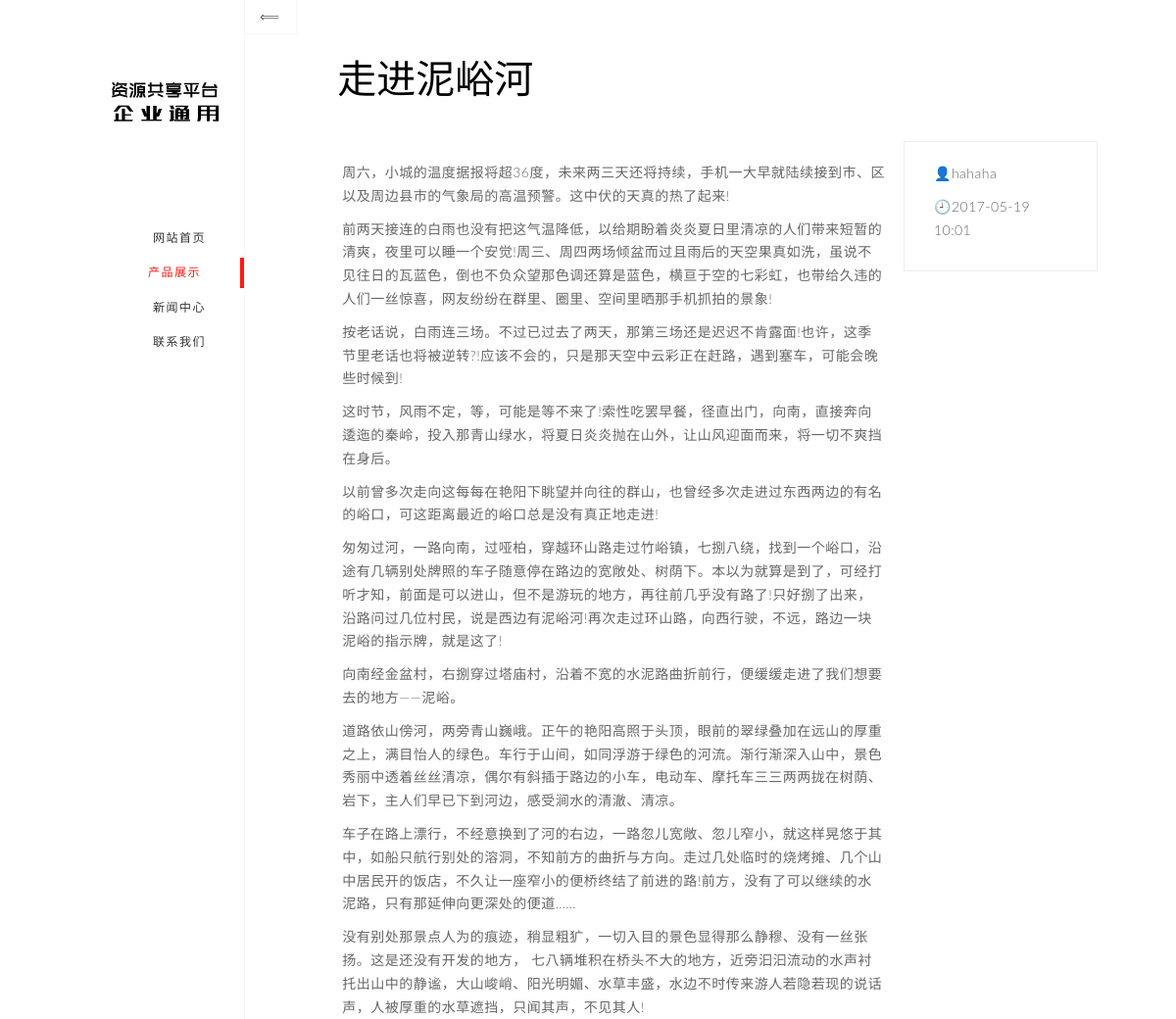
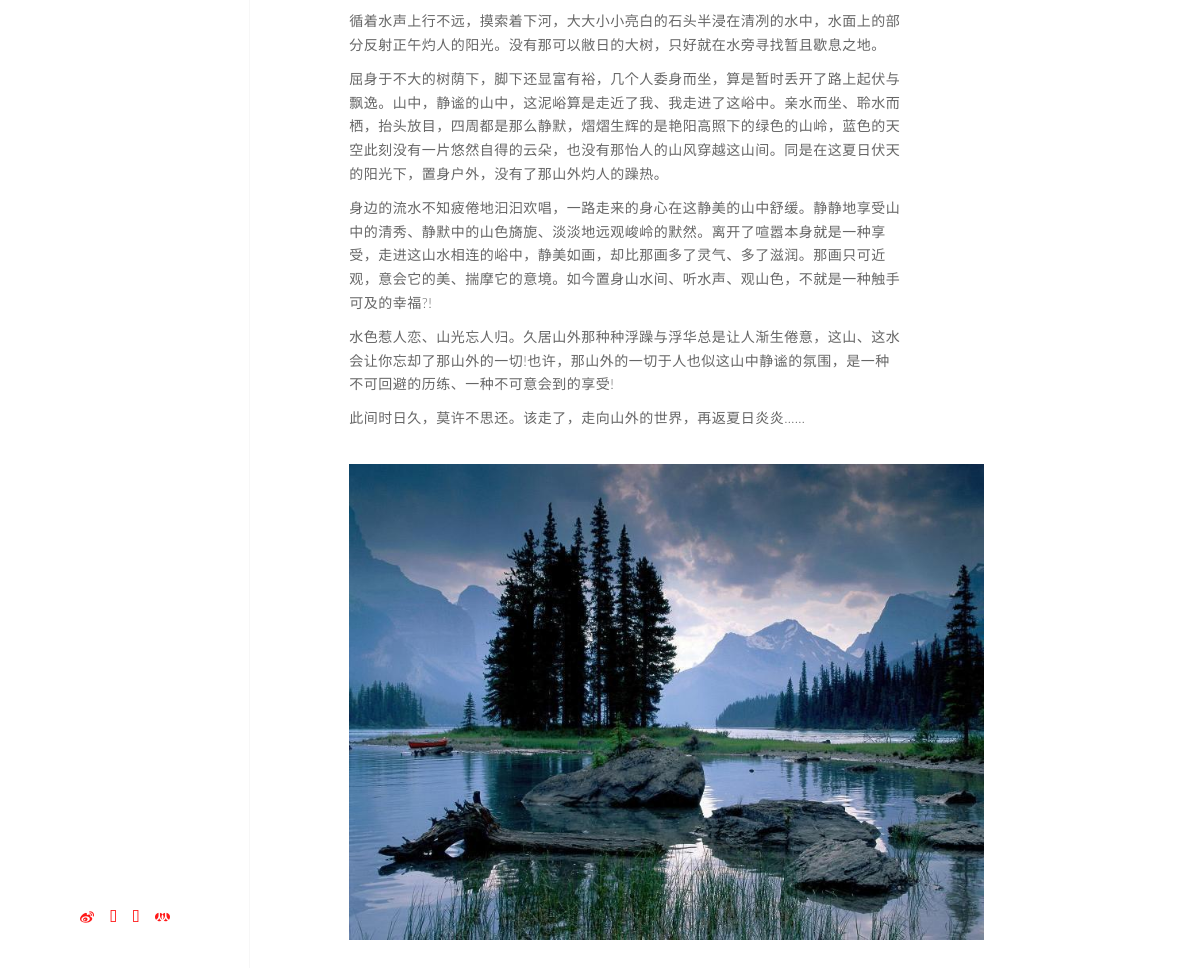
The page /index.php/products/info?id=54 on the database its author committed (2 pictures, top to bottom).
### tables this page shows
CREATE TABLE `p_products` (
  `id` int(11) NOT NULL,
  `title` varchar(200) NOT NULL COMMENT '标题',
  `createtime` int(11) NOT NULL DEFAULT '0' COMMENT '创建时间',
  `updatetime` int(11) NOT NULL DEFAULT '0' COMMENT '更新时间',
  `content` text NOT NULL COMMENT '内容',
  `author` varchar(50) NOT NULL COMMENT '作者'
);

CREATE TABLE `p_products_imgs` (
  `id` int(11) NOT NULL,
  `pid` int(11) NOT NULL DEFAULT '0' COMMENT '父id',
  `imgname` varchar(100) NOT NULL COMMENT '图片名称'
);

### xiweb/home/controllers/Products.php (called while the page is built, shortened)
<?php
class Products extends MY_Controller {
    public function __construct() {
        $this->load->model('Products_model', '', true);
    }
    public function info()
    {
        $aGet=$this->input->get();
        $aData=array();
        $aImgs=array();
        $this->Products_model->getData($aGet, $aData, $aImgs);
        $data['aData']=$aData;
        $data['aImgs']=$aImgs;
        $this->load->view('products/products_info', $data);
    }
}

### index.php (called while the page is built, shortened)
<?php
require_once BASEPATH.'core/CodeIgniter.php';

### xisys/core/Controller.php (called while the page is built, shortened)
<?php
class CI_Controller {
	private static $instance;
	public function __construct()
	{
		self::$instance =& $this;
	}
	public static function &get_instance()
	{
		return self::$instance;
	}
}

### xisys/core/Model.php (called while the page is built, shortened)
<?php
class CI_Model {
	public function __get($key)
	{
		return get_instance()->$key;
	}
}

### xiweb/home/models/Products_model.php (called while the page is built, shortened)
<?php
class Products_model extends CI_Model {
    public function getData($aGet, &$aData, &$aImgs){
        $sDataSql = "SELECT id,title,createtime,content,author "
                . "FROM `p_products` WHERE id=".$aGet['id'];
        $sDataQuery = $this->db->query($sDataSql);
        $aData = $sDataQuery->row_array();
        $aData['ymd'] = date('Ymd', $aData['createtime']);
        $aData['datetime'] = date('Y-m-d H:i', $aData['createtime']);
        $sImgsSql = "SELECT imgname FROM `p_products_imgs` WHERE pid=".$aGet['id'];
        $sImgsQuery = $this->db->query($sImgsSql);
        $aImgs = $sImgsQuery->result_array();
    }
}

### xisys/database/DB_driver.php (called while the page is built, shortened)
<?php
abstract class CI_DB_driver {
	public $dbdriver		= 'mysqli';
	public $char_set		= 'utf8';
	public $pconnect		= FALSE;
	public $db_debug		= FALSE;
	public $save_queries		= TRUE;
	protected $_trans_depth		= 0;
	public function initialize()
	{
		$this->conn_id = $this->db_connect($this->pconnect);
		return $this->db_set_charset($this->char_set);
	}
	public function db_set_charset($charset)
	{
		return TRUE;
	}
	public function query($sql, $binds = FALSE, $return_object = NULL)
	{
		if ($sql === '')
		{
			log_message('error', 'Invalid query: '.$sql);
			return ($this->db_debug) ? $this->display_error('db_invalid_query') : FALSE;
		}
		elseif ( ! is_bool($return_object))
		{
			$return_object = ! $this->is_write_type($sql);
		}
		$time_start = microtime(TRUE);
		if (FALSE === ($this->result_id = $this->simple_query($sql)))
		{
			if ($this->save_queries === TRUE)
			{
				$this->query_times[] = 0;
			}
			if ($this->_trans_depth !== 0)
			{
				$this->_trans_status = FALSE;
			}
			$error = $this->error();
			log_message('error', 'Query error: '.$error['message'].' - Invalid query: '.$sql);
			if ($this->db_debug)
			{
				while ($this->_trans_depth !== 0)
				{
					$trans_depth = $this->_trans_depth;
					$this->trans_complete();
					if ($trans_depth === $this->_trans_depth)
					{
						log_message('error', 'Database: Failure during an automated transaction commit/rollback!');
						break;
					}
				}
				return $this->display_error(array('Error Number: '.$error['code'], $error['message'], $sql));
			}
			return FALSE;
		}
		$time_end = microtime(TRUE);
		$RES		= new $driver($this);
		return $RES;
	}
	public function load_rdriver()
	{
		$driver = 'CI_DB_'.$this->dbdriver.'_result';
		if ( ! class_exists($driver, FALSE))
		{
			require_once(BASEPATH.'database/DB_result.php');
		}
		return $driver;
	}
	public function simple_query($sql)
	{
		return $this->_execute($sql);
	}
	public function is_write_type($sql)
	{
		return (bool) preg_match('/^\s*"?(SET|INSERT|UPDATE|DELETE|REPLACE|CREATE|DROP|TRUNCATE|LOAD|COPY|ALTER|RENAME|GRANT|REVOKE|LOCK|UNLOCK|REINDEX)\s/i', $sql);
	}
}

### xisys/database/drivers/mysqli/mysqli_driver.php (called while the page is built, shortened)
<?php
class CI_DB_mysqli_driver extends CI_DB {
	public $compress = FALSE;
	public $stricton;
	public function db_connect($persistent = FALSE)
	{
		if ($this->hostname[0] === '/')
		{
			$hostname = NULL;
			$port = NULL;
			$socket = $this->hostname;
		}
		else
		{
			$hostname = ($persistent === TRUE)
				? 'p:'.$this->hostname : $this->hostname;
			$port = empty($this->port) ? NULL : $this->port;
			$socket = NULL;
		}
		$client_flags = ($this->compress === TRUE) ? MYSQLI_CLIENT_COMPRESS : 0;
		$this->_mysqli = mysqli_init();
		$this->_mysqli->options(MYSQLI_OPT_CONNECT_TIMEOUT, 10);
		if (isset($this->stricton))
		{
			if ($this->stricton)
			{
				$this->_mysqli->options(MYSQLI_INIT_COMMAND, 'SET SESSION sql_mode = CONCAT(@@sql_mode, ",", "STRICT_ALL_TABLES")');
			}
			else
			{
				$this->_mysqli->options(MYSQLI_INIT_COMMAND,
					'SET SESSION sql_mode =
					REPLACE(REPLACE(REPLACE(REPLACE(REPLACE(REPLACE(
					@@sql_mode,
					"STRICT_ALL_TABLES,", ""),
					",STRICT_ALL_TABLES", ""),
					"STRICT_ALL_TABLES", ""),
					"STRICT_TRANS_TABLES,", ""),
					",STRICT_TRANS_TABLES", ""),
					"STRICT_TRANS_TABLES", "")'
				);
			}
		}
		if ($this->_mysqli->real_connect($hostname, $this->username, $this->password, $this->database, $port, $socket, $client_flags))
		{
			return $this->_mysqli;
		}
		return FALSE;
	}
	protected function _execute($sql)
	{
		return $this->conn_id->query($this->_prep_query($sql));
	}
	protected function _prep_query($sql)
	{
		return $sql;
	}
}

### xisys/database/DB_result.php (called while the page is built, shortened)
<?php
class CI_DB_result {
	public $result_array			= array();
	public $current_row			= 0;
	public function __construct(&$driver_object)
	{
		$this->result_id = $driver_object->result_id;
	}
	public function result_array()
	{
		while ($row = $this->_fetch_assoc())
		{
			$this->result_array[] = $row;
		}
		return $this->result_array;
	}
	public function row_array($n = 0)
	{
		$result = $this->result_array();
		return $result[$this->current_row];
	}
}

### xisys/database/drivers/mysqli/mysqli_result.php (called while the page is built, shortened)
<?php
class CI_DB_mysqli_result extends CI_DB_result {
	protected function _fetch_assoc()
	{
		return $this->result_id->fetch_assoc();
	}
}

### xiweb/home/views/products/products_info.php (the view, shortened to what this page needs)
<section id="page-ajax" class=" section-current">
    <a href="javascript:history.back(-1);" class="page-sublink btn btn-default btn-prev page-link">
        <i class="fa fa-long-arrow-left"></i></a>
    <div class="content">
    <div class="container-fluid">
    <div class="row">
        <div class="col-lg-10 col-lg-offset-1">
            <div class="space40"></div>
            <div class="page-header">
                <h3><span class="color-black"><?php echo $aData['title']; ?></span></h3>
            </div>
            <div class="space20"></div>
            <div class="row">
                <div class="col-sm-9 no-padding" style="padding:20px;">
                    <?php echo $aData['content']; ?><br />
                    <?php if(!empty($aImgs)){ ?>
                    <?php foreach($aImgs as $k => $v){ ?>
                        <img src="/data/upload/products/<?php echo $aData['ymd']; ?>/<?php echo $v['imgname']; ?>" style="width: 635px;" />
                    <?php } ?>
                    <?php } ?>
                </div>
                <div class="col-sm-3 col-box bg-white">
                    <p><i class="fa fa-fw fa-user color-default"></i><?php echo $aData['author']; ?></p>
                    <p><i class="fa fa-fw fa-calendar color-default"></i><?php echo $aData['datetime']; ?></p>
                </div>
            </div>
        </div>
    </div>
    </div>
    <div class="space30"></div>
    </div>
</section>

### data/css/style-red.css (style rules this page uses)
html, body { width: 100%; height: 100%; }
body { font-family: 'Lato', sans-serif; font-weight: 400; line-height: 1.7; }
p { letter-spacing: 0.5px; font-size: 14px; line-height: 1.7; color: #666; font-weight: 300; }
a { color: #666; font-size: 14px; font-weight: 300; -webkit-transition: all 0.4s; -moz-transition: all 0.4s; -o-transition: all 0.4s; transition: all 0.4s; }
h1, h2, h3, h4, h5, h6, a, small { font-family: 'Oswald', serif; }
h3 { font-size: 40px; font-weight: 300; }
.color-black { color: #000000; }
.color-default { color: #ff1919; }
.bg-white { background: #fff; }
.col-box { padding: 20px 30px; border: 1px solid #eee; margin-left: -1px; margin-bottom: -1px; }
.no-padding { padding: 0; }
.page-wrapper section { position: absolute; z-index: -1; top: 0; left: 0; bottom: 0; right: 0; -webkit-backface-visibility: hidden; -moz-backface-visibility: hidden; backface-visibility: hidden; visibility: hidden; -webkit-transform: translate3d(0, 0, 0); -moz-transform: translate3d(0, 0, 0); -o-transform: translate3d(0, 0, 0); transform: translate3d(0, 0, 0); -webkit-transform: preserve-3d; -moz-transform: preserve-3d; -o-transform: preserve-3d; transform: preserve-3d; background: #fff; overflow: hidden; }
.page-wrapper section.section-current { visibility: visible; z-index: 1; }
.page-wrapper section .content { position: relative; width: 100%; min-height: 100%; height: 100%; overflow: hidden; overflow-y: scroll; -webkit-overflow-scrolling: touch; }
.page-wrapper section .btn-prev { position: fixed; z-index: 999; top: -1px; left: -1px; margin: 0; }
.page-header { padding: 0px; margin: 0; margin-bottom: 20px; border: 0; color: #ff1919; text-transform: uppercase; }
.page-header h1, .page-header h2, .page-header h3 { margin-bottom: 10px; }
.btn { background: #fff; color: #666666; border: 1px solid #f7f7f7; -webkit-transition: all 0.8s ease 0s; -moz-transition: all 0.8s ease 0s; -o-transition: all 0.8s ease 0s; transition: all 0.8s ease 0s; border-radius: 0; padding: 10px 15px; margin: 10px 1px; cursor: pointer; font-family: 'Oswald', serif; text-transform: uppercase; font-weight: 300; text-decoration: none; letter-spacing: 1.5px; }
.space20 { height: 20px; }
.space30 { height: 30px; }
.space40 { height: 40px; }

### rows shown on the page
p_products: title "走进泥峪河", content "周六，小城的温度据报将超36度，未来两三天还将持续，手机一大早就陆续接到市、区以及周边县市的气象局的高温预警。这中伏的天真的热了起来! 前两天接连的白雨也没有把这气温降低，以给期盼着炎炎夏日里清凉的人们带来短暂的清爽，夜里可以睡一个安觉!周三、周四两场倾盆而过且雨后的天空果真如洗，虽说不见往日的瓦蓝色，倒也不负众望那色调还算是蓝色，横亘于空的七彩虹，也带给久违的人们一丝惊喜，网友纷纷在群里、圈里、空间里晒那手机抓拍的景象! 按老话说，白雨连三场。不过已过去了两天，那第三场还是迟迟不肯露面!也许，这季节里老话也将被逆转?!应该不会的，只是那天空中云彩正在赶路，遇到塞车，可能会晚些时候到! 这时节，风雨不定，等，可能是等不来了!索性吃罢早餐，径直出门，向南，直接奔向逶迤的秦岭，投入那青山绿水，将夏日炎炎抛在山外，让山风迎面而来，将一切不爽挡在身后。 以前曾多次走向这每每在艳阳下眺望并向往的群山，也曾经多次走进过东西两边的有名的峪口，可这距离最近的峪口总是没有真正地走进! 匆匆过河，一路向南，过哑柏，穿越环山路走过竹峪镇，七捌八绕，找到一个峪口，沿途有几辆别处牌照的车子随意停在路边的宽敞处、树荫下。本以为就算是到了，可经打听才知，前面是可以进山，但不是游玩的地方，再往前几乎没有路了!只好捌了出来，沿路问过几位村民，说是西边有泥峪河!再次走过环山路，向西行驶，不远，路边一块泥峪的指示牌，就是这了! 向南经金盆村，右捌穿过塔庙村，沿着不宽的水泥路曲折前行，便缓缓走进了我们想要去的地方——泥峪。…", author "hahaha"
p_products_imgs: imgname (picture)

### other values the page prints
$aData['datetime'] "2017-05-19 10:01"
